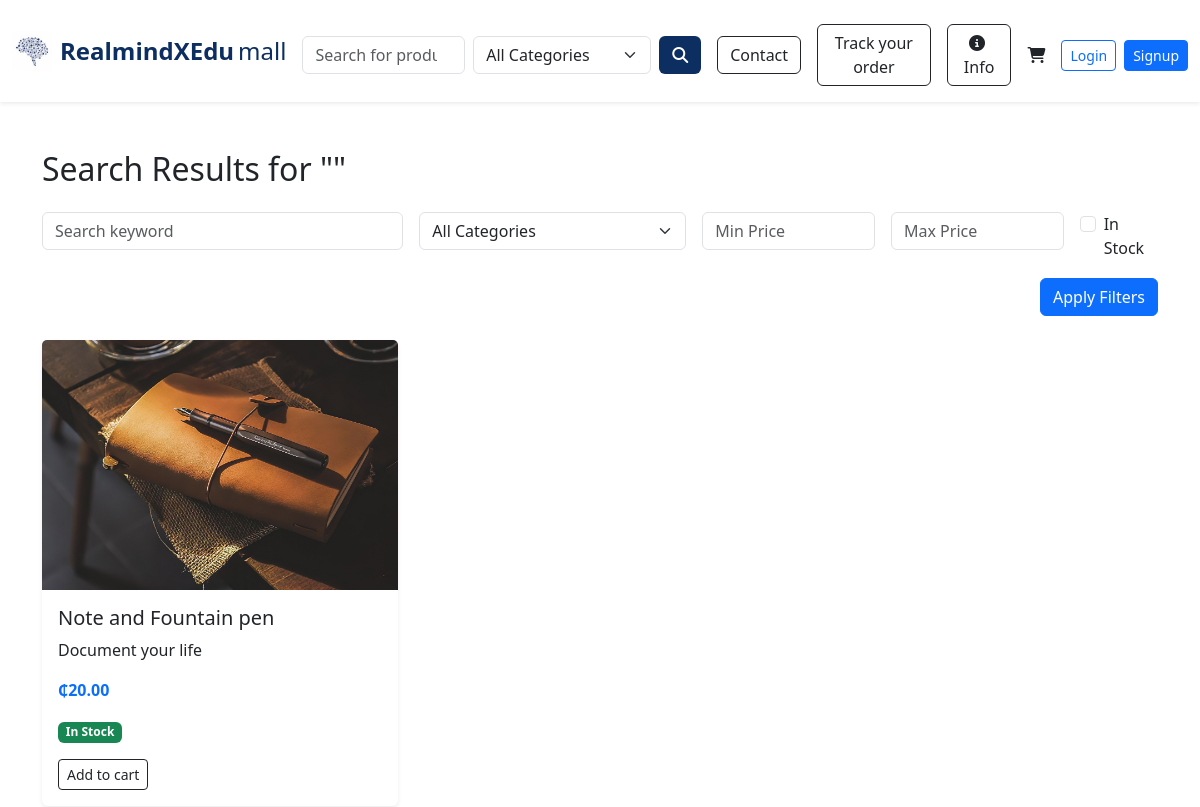
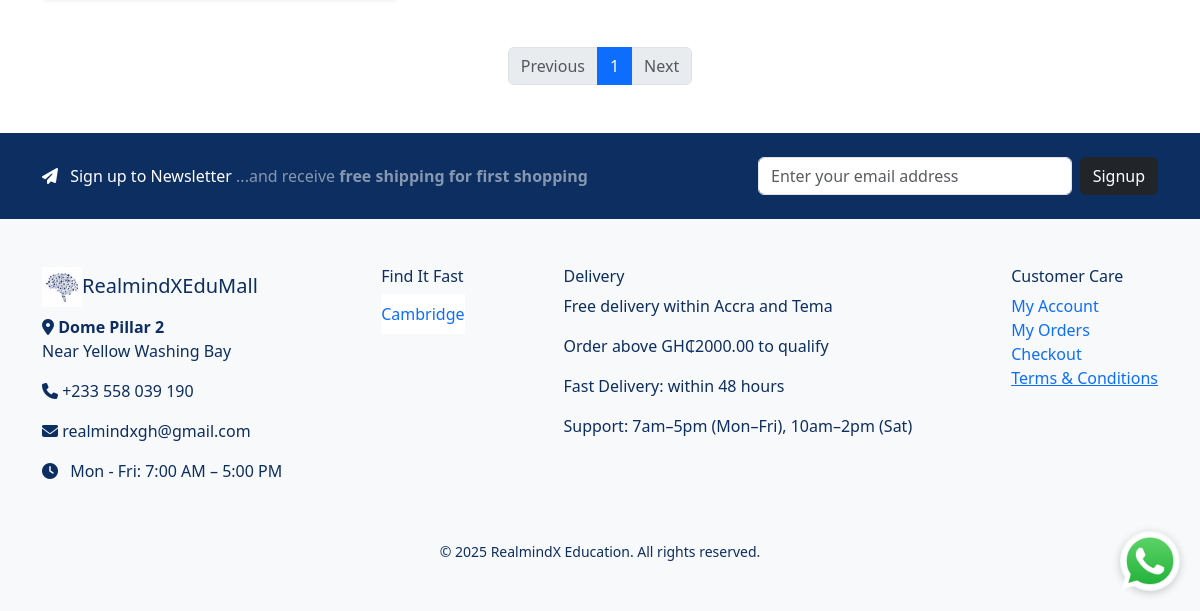
The page /search on the database as committed earlier (2 pictures, top to bottom).
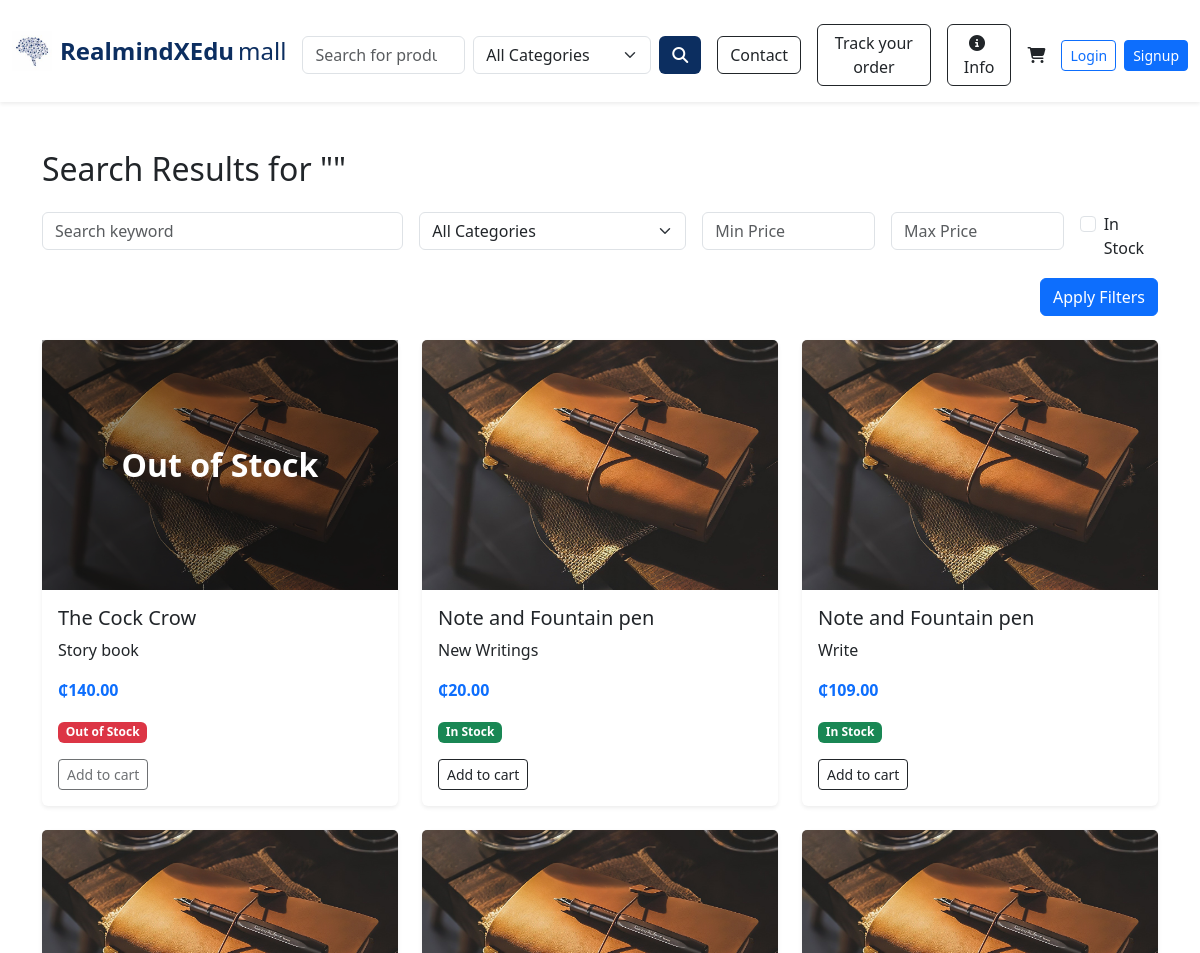
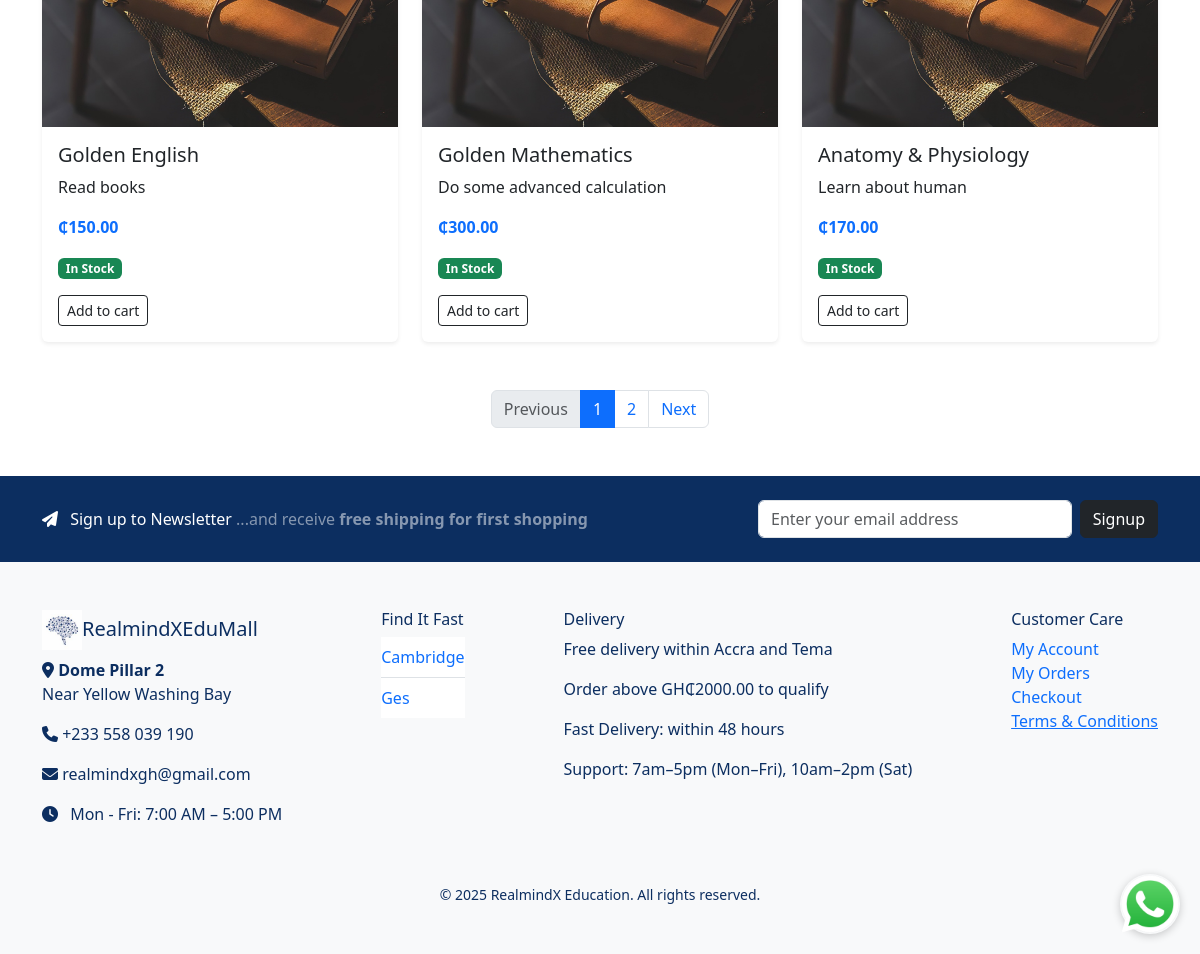
The same page on the database as committed later (2 pictures, top to bottom).
### e_commerce/models/products.py (models this page shows, shortened)
class Product(db.Model):
    __tablename__ = 'product'  # Optional, but makes FK references safer
    id = db.Column(db.Integer, primary_key=True)
    name = db.Column(db.String(120), nullable=False)
    description = db.Column(db.Text, nullable=False)
    price = db.Column(db.Float, nullable=False)
    discount_percentage = db.Column(db.Float, default=0.0)
    image_filename = db.Column(db.String(120))
    in_stock = db.Column(db.Boolean, default=True)
    date_created = db.Column(db.DateTime, default=datetime.utcnow)
    author = db.Column(db.String(120), nullable=True)
    brand = db.Column(db.String(120), nullable=True)
    grade = db.Column(db.String(50), nullable=True)
    level = db.Column(db.String(50), nullable=True)
    subject = db.Column(db.String(100), nullable=True)
    ratings = db.relationship('ProductRating', back_populates='product', lazy=True)
    category_id = db.Column(db.Integer, db.ForeignKey('category.id'))
    category = db.relationship('Category', back_populates='products')
    order_items = db.relationship('OrderItem', backref='product', lazy=True)

### e_commerce/models/category.py (models this page shows)
class Category(db.Model):
    id = db.Column(db.Integer, primary_key=True)
    name = db.Column(db.String(100), nullable=False, unique=True)
    products = db.relationship('Product', back_populates='category', lazy=True)

### e_commerce/routes/main_routes.py (the view)
@main_bp.route('/search')
def search():
    query = request.args.get('q', '').strip()
    category_id = request.args.get('category', type=int)
    min_price = request.args.get('min_price', type=float)
    max_price = request.args.get('max_price', type=float)
    in_stock = request.args.get('in_stock') == '1'
    page = request.args.get('page', 1, type=int)
    per_page = 6  # You can customize or make it dynamic
    products_query = Product.query.filter(
        db.or_(
            Product.name.ilike(f"%{query}%"),
            Product.author.ilike(f"%{query}%"),
            Product.brand.ilike(f"%{query}%"),
            Product.subject.ilike(f"%{query}%"),
            Product.grade.ilike(f"%{query}"),
            Product.level.ilike(f"%{query}")
        )
    )
    if category_id:
        products_query = products_query.filter_by(category_id=category_id)
    if min_price is not None:
        products_query = products_query.filter(Product.price >= min_price)
    if max_price is not None:
        products_query = products_query.filter(Product.price <= max_price)
    if in_stock:
        products_query = products_query.filter_by(in_stock=True)
    products = products_query.order_by(Product.date_created.desc()).paginate(
        page=page,
        per_page=per_page,
        error_out=False
    )
    categories = Category.query.order_by(Category.name).all()
    return render_template(
        'search_results.html',
        products=products,
        query=query,
        categories=categories
    )

### e_commerce/templates/search_results.html (shortened to what the changed rows need)
{% extends "index.html" %}
{% block content %}
<div class="container my-5">
  <h2 class="mb-4">Search Results for "{{ query }}"</h2>
  {% if products.items %}
    <div class="row">
      {% for product in products.items %}
        <div class="col-md-4 mb-4">
          <div class="card h-100 shadow-sm border-0">
            <div class="position-relative" style="height: 250px;">
              <img
                src="{{ url_for('static', filename='uploads/' ~ product.image_filename) }}"
                class="card-img-top"
                alt="{{ product.name }}"
                style="height: 100%; object-fit: cover;"
              >
              {% if not product.in_stock %}
              <div class="position-absolute top-0 start-0 w-100 h-100 d-flex justify-content-center align-items-center"
                   style="background-color: rgba(0, 0, 0, 0.4); z-index: 10;">
                <span class="text-white fw-bold" style="font-size: 2rem;">Out of Stock</span>
              </div>
              {% endif %}
            </div>
            <div class="card-body">
              <h5 class="card-title">{{ product.name }}</h5>
              <p class="card-text">{{ product.description[:100] }}{% if product.description|length > 100 %}...{% endif %}</p>
              <p class="text-primary fw-bold">₵{{ '%.2f'|format(product.price) }}</p>
              {% if product.in_stock %}
                <span class="badge bg-success mb-2">In Stock</span>
              {% else %}
                <span class="badge bg-danger mb-2">Out of Stock</span>
              {% endif %}
              <br>
              {% if product.in_stock %}
              <form method="POST" action="{{ url_for('cart.add_to_cart', product_id=product.id) }}">
                <button type="submit" class="btn btn-outline-dark btn-sm mt-2">Add to cart</button>
              </form>
              {% else %}
              <button class="btn btn-outline-dark btn-sm mt-2" disabled>Add to cart</button>
              {% endif %}
            </div>
          </div>
        </div>
      {% endfor %}
    </div>
    <nav aria-label="Search result pages">
      <ul class="pagination justify-content-center mt-4">
        {% for p in products.iter_pages(left_edge=1, right_edge=1, left_current=1, right_current=2) %}
          {% if p %}
            <li class="page-item {% if p == products.page %}active{% endif %}">
              <a class="page-link" href="{{ url_for('main.search', page=p, **request.args.to_dict()) }}">{{ p }}</a>
            </li>
          {% else %}
            <li class="page-item disabled"><span class="page-link">…</span></li>
          {% endif %}
        {% endfor %}
        {% if products.has_next %}
          <li class="page-item">
            <a class="page-link" href="{{ url_for('main.search', page=products.next_num, **request.args.to_dict()) }}">Next</a>
          </li>
        {% else %}
          <li class="page-item disabled"><span class="page-link">Next</span></li>
        {% endif %}
      </ul>
    </nav>
  {% else %}
    <div class="alert alert-warning text-center">No products found for "{{ query }}"</div>
  {% endif %}
</div>
{% endblock %}

### e_commerce/templates/index.html (shortened to what the changed rows need)
<!DOCTYPE html>
<html lang="en">
<head>
  <link href="https://cdn.jsdelivr.net/npm/bootstrap@5.3.3/dist/css/bootstrap.min.css" rel="stylesheet">
  <link rel="stylesheet" href="https://cdnjs.cloudflare.com/ajax/libs/font-awesome/6.6.0/css/all.min.css">
</head>
<body>
<main>
  {% block content %}{% endblock %}
</main>
<footer class="bg-light py-5" style="color: #0C2E60;">
  <div class="container d-flex flex-wrap justify-content-between">
    <div>
      <ul class="list-group list-group-flush">
        {% for cat in categories %}
          <li class="list-group-item px-0">
            <a href="{{ url_for('main.search', category=cat.id) }}" class="text-decoration-none">{{ cat.name }}</a>
          </li>
        {% endfor %}
      </ul>
    </div>
  </div>
</footer>
</body>
</html>

Rows that differ between the two databases and show on the page:
no longer on this page (row unchanged): Product: image_filename (picture), name "Note and Fountain pen", description "Document your life", price "20.00", in_stock "In Stock"
added Product: image_filename (picture), in_stock "Out of Stock", name "The Cock Crow", description "Story book", price "140.00"
added Product: image_filename (picture), name "Note and Fountain pen", description "New Writings", price "20.00", in_stock "In Stock"
added Product: image_filename (picture), name "Note and Fountain pen", description "Write", price "109.00", in_stock "In Stock"
added Product: image_filename (picture), name "Golden English", description "Read books", price "150.00", in_stock "In Stock"
added Product: image_filename (picture), name "Golden Mathematics", description "Do some advanced calculation", price "300.00", in_stock "In Stock"
added Product: image_filename (picture), name "Anatomy & Physiology", description "Learn about human", price "170.00", in_stock "In Stock"
added Category: name "Ges"
Other text that changed with them:
new list line: "2"
